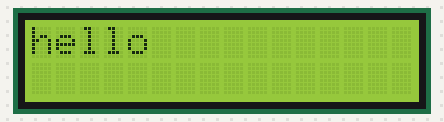
A sketch run on a simulated Arduino Uno, built with avr-gcc and run on an emulated ATmega328P. Shown: 16×2 character LCD.

Above: at 0.1 s.
At 1.6 s:
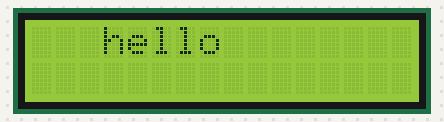
At 3.6 s:
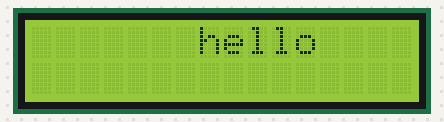
At 7.7 s:
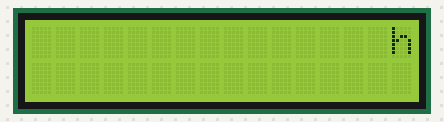
At 11.7 s:
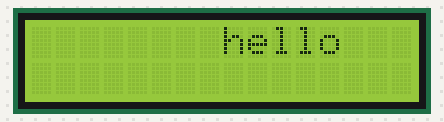
At 16.7 s:
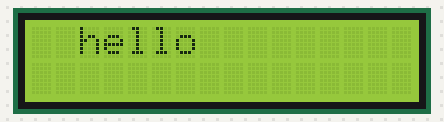

Measured:
- by itself, everything shown: repeats every 15.6 s, in 30 steps
- what the display in image 1 shows lasts 0.5 s, from 1.6 s to 2.1 s
- what the display in image 3 shows lasts 1.0 s, from 7.6 s to 8.6 s

The sketch:

demo.ino
```cpp
#include<LiquidCrystal.h>
LiquidCrystal l(11,12,A0,A1,A2,A3);
int i=0;


void setup()
{
  l.begin(16,2);

}

void loop()
{
  for(i=0;i<=15;i++)
  {
  l.clear();
  l.setCursor(i,0);
  l.print("hello");
  delay(500);
  }
  for(i=15;i>0;i--)
  {
    l.clear();
  l.setCursor(i,0);
  l.print("hello");
  delay(500);

  }
  }
```
